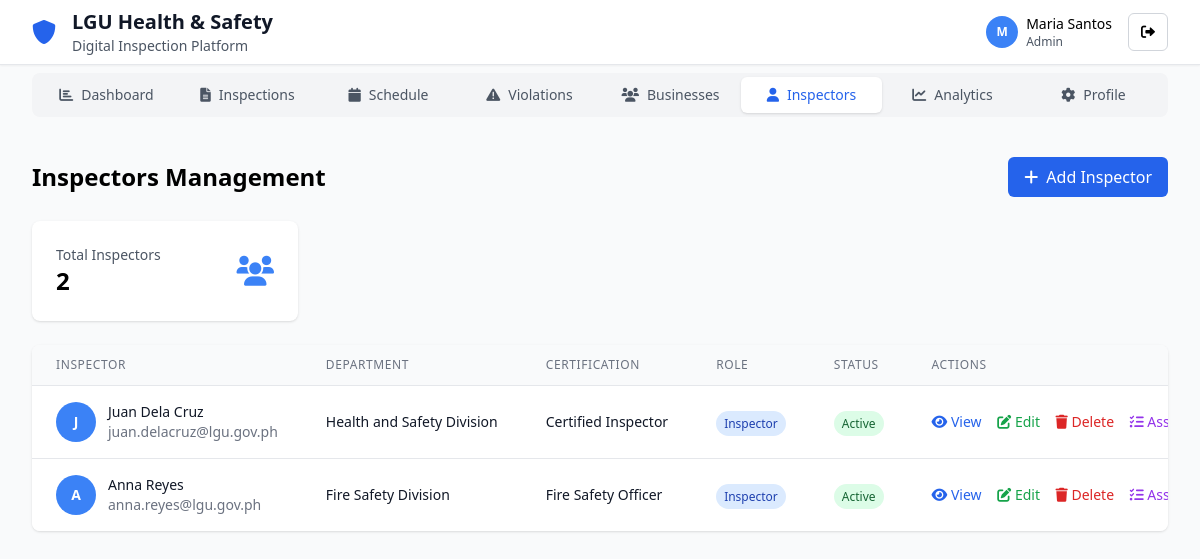
Page /admin/inspectors.php (signed in) on the committed database.
### tables this page shows
CREATE TABLE users (
    id INT PRIMARY KEY AUTO_INCREMENT,
    name VARCHAR(255) NOT NULL,
    email VARCHAR(255) UNIQUE NOT NULL,
    password VARCHAR(255) NOT NULL,
    role ENUM('super_admin', 'admin', 'inspector', 'business_owner', 'community_user') NOT NULL DEFAULT 'inspector',
    avatar VARCHAR(255) NULL,
    department VARCHAR(255) NULL,
    certification VARCHAR(255) NULL,
    created_at TIMESTAMP DEFAULT CURRENT_TIMESTAMP,
    updated_at TIMESTAMP DEFAULT CURRENT_TIMESTAMP ON UPDATE CURRENT_TIMESTAMP,
    INDEX idx_email (email),
    INDEX idx_role (role)
);

### admin/inspectors.php (the view, shortened to what the rows shown need)
<?php
require_once '../models/User.php';
$database = new Database();
$db = $database->getConnection();
$user = new User($db);
$user->id = $_SESSION['user_id'];
$user->readOne();
$inspectors = $user->readByRole('inspector');
?>
<!DOCTYPE html>
<html lang="en">
<head>
    <script src="https://cdn.tailwindcss.com"></script>
    <link href="https://cdnjs.cloudflare.com/ajax/libs/font-awesome/6.0.0/css/all.min.css" rel="stylesheet">
</head>
<body class="min-h-screen bg-gray-50">
    <?php include '../includes/navigation.php'; ?>
    <div class="max-w-7xl mx-auto px-4 sm:px-6 lg:px-8 py-4 sm:py-8">
        <div class="flex justify-between items-center mb-6">
            <h2 class="text-2xl font-bold">Inspectors Management</h2>
        </div>
        <div class="bg-white rounded-lg shadow overflow-hidden">
            <table class="min-w-full divide-y divide-gray-200">
                <thead class="bg-gray-50">
                    <tr>
                        <th class="px-6 py-3 text-left text-xs font-medium text-gray-500 uppercase tracking-wider">Inspector</th>
                        <th class="px-6 py-3 text-left text-xs font-medium text-gray-500 uppercase tracking-wider">Department</th>
                        <th class="px-6 py-3 text-left text-xs font-medium text-gray-500 uppercase tracking-wider">Certification</th>
                        <th class="px-6 py-3 text-left text-xs font-medium text-gray-500 uppercase tracking-wider">Role</th>
                        <th class="px-6 py-3 text-left text-xs font-medium text-gray-500 uppercase tracking-wider">Status</th>
                        <th class="px-6 py-3 text-left text-xs font-medium text-gray-500 uppercase tracking-wider">Actions</th>
                    </tr>
                </thead>
                <tbody class="bg-white divide-y divide-gray-200">
                    <?php while ($inspector = $inspectors->fetch(PDO::FETCH_ASSOC)): ?>
                    <tr>
                        <td class="px-6 py-4 whitespace-nowrap">
                            <div class="flex items-center">
                                <div class="w-10 h-10 bg-blue-500 rounded-full flex items-center justify-center text-white text-sm font-bold mr-3">
                                    <?php echo substr($inspector['name'], 0, 1); ?>
                                </div>
                                <div>
                                    <div class="text-sm font-medium text-gray-900"><?php echo $inspector['name']; ?></div>
                                    <div class="text-sm text-gray-500"><?php echo $inspector['email']; ?></div>
                                </div>
                            </div>
                        </td>
                        <td class="px-6 py-4 whitespace-nowrap text-sm text-gray-900">
                            <?php echo $inspector['department'] ?: 'N/A'; ?>
                        </td>
                        <td class="px-6 py-4 whitespace-nowrap text-sm text-gray-900">
                            <?php echo $inspector['certification'] ?: 'Not Certified'; ?>
                        </td>
                        <td class="px-6 py-4 whitespace-nowrap">
                            <span class="px-2 py-1 text-xs font-medium rounded-full
                                <?php echo $inspector['role'] == 'admin' ? 'bg-purple-100 text-purple-800' :
                                       ($inspector['role'] == 'inspector' ? 'bg-blue-100 text-blue-800' : 'bg-gray-100 text-gray-800'); ?>">
                                <?php echo ucfirst(str_replace('_', ' ', $inspector['role'])); ?>
                            </span>
                        </td>
                        <td class="px-6 py-4 whitespace-nowrap">
                            <span class="px-2 py-1 text-xs font-medium rounded-full bg-green-100 text-green-800">
                                Active
                            </span>
                        </td>
                        <td class="px-6 py-4 whitespace-nowrap text-sm font-medium">
                            <button onclick="viewInspector(<?php echo $inspector['id']; ?>)" class="text-blue-600 hover:text-blue-900 mr-3">
                                <i class="fas fa-eye"></i> View
                            </button>
                            <button onclick="editInspector(<?php echo $inspector['id']; ?>)" class="text-green-600 hover:text-green-900 mr-3">
                                <i class="fas fa-edit"></i> Edit
                            </button>
                            <button onclick="deleteInspector(<?php echo $inspector['id']; ?>, '<?php echo addslashes($inspector['name']); ?>')"
                                    class="text-red-600 hover:text-red-900 mr-3">
                                <i class="fas fa-trash"></i> Delete
                            </button>
                            <?php if ($inspector['role'] === 'inspector'): ?>
                            <button onclick="assignInspector(<?php echo $inspector['id']; ?>, '<?php echo addslashes($inspector['name']); ?>')"
                                    class="text-purple-600 hover:text-purple-900">
                                <i class="fas fa-tasks"></i> Assign
                            </button>
                            <?php endif; ?>
                        </td>
                    </tr>
                    <?php endwhile; ?>
                </tbody>
            </table>
        </div>
    </div>
</body>
</html>

### includes/navigation.php (shortened to what the rows shown need)
<?php
require_once '../models/User.php';
if (isset($_SESSION['user_id'])) {
    $database = new Database();
    $db = $database->getConnection();
    $user = new User($db);
    $user->id = $_SESSION['user_id'];
    $user->readOne();
}
?>
<header class="bg-white shadow-sm border-b">
    <div class="max-w-7xl mx-auto px-4 sm:px-6 lg:px-8">
        <div class="flex justify-between items-center h-16">
            <div class="flex items-center space-x-2 sm:space-x-4 min-w-0 flex-1">
                <div class="min-w-0 flex-1">
                    <h1 class="text-sm sm:text-xl font-bold text-gray-900 truncate">LGU Health & Safety</h1>
                </div>
            </div>
            <div class="flex items-center space-x-1 sm:space-x-4 flex-shrink-0">
                <?php if (isset($_SESSION['user_id'])): ?>
                <div class="flex items-center space-x-2">
                    <div class="w-8 h-8 bg-blue-500 rounded-full flex items-center justify-center text-white text-xs font-bold">
                        <?php echo substr($user->name, 0, 1); ?>
                    </div>
                    <div class="hidden lg:block">
                        <p class="text-sm font-medium"><?php echo $user->name; ?></p>
                        <p class="text-xs text-gray-600"><?php echo ucfirst(str_replace('_', ' ', $user->role)); ?></p>
                    </div>
                </div>
                <?php if ($user->role == 'admin' || $user->role == 'super_admin' || $user->role == 'inspector'): ?>
                <a href="admin_logout.php" class="bg-white border border-gray-300 rounded-md px-3 py-2 text-sm">
                    <i class="fas fa-sign-out-alt"></i>
                </a>
                <?php else: ?>
                <a href="user_logout.php" class="bg-white border border-gray-300 rounded-md px-3 py-2 text-sm">
                    <i class="fas fa-sign-out-alt"></i>
                </a>
                <?php endif; ?>
                <?php else: ?>
                <a href="public_login.php" class="bg-blue-600 text-white rounded-md px-4 py-2 text-sm hover:bg-blue-700">
                    Login
                </a>
                <?php endif; ?>
            </div>
        </div>
    </div>
</header>

### rows in the picture
users: name "M", name "Maria Santos", role "Admin"
users: name "J", name "Juan Dela Cruz", email "juan.delacruz@lgu.gov.ph", department "Health and Safety Division", certification "Certified Inspector", role "Inspector"
users: name "A", name "Anna Reyes", email "anna.reyes@lgu.gov.ph", department "Fire Safety Division", certification "Fire Safety Officer", role "Inspector"

### other values in the picture
$inspectorCounts['total'] "2"
